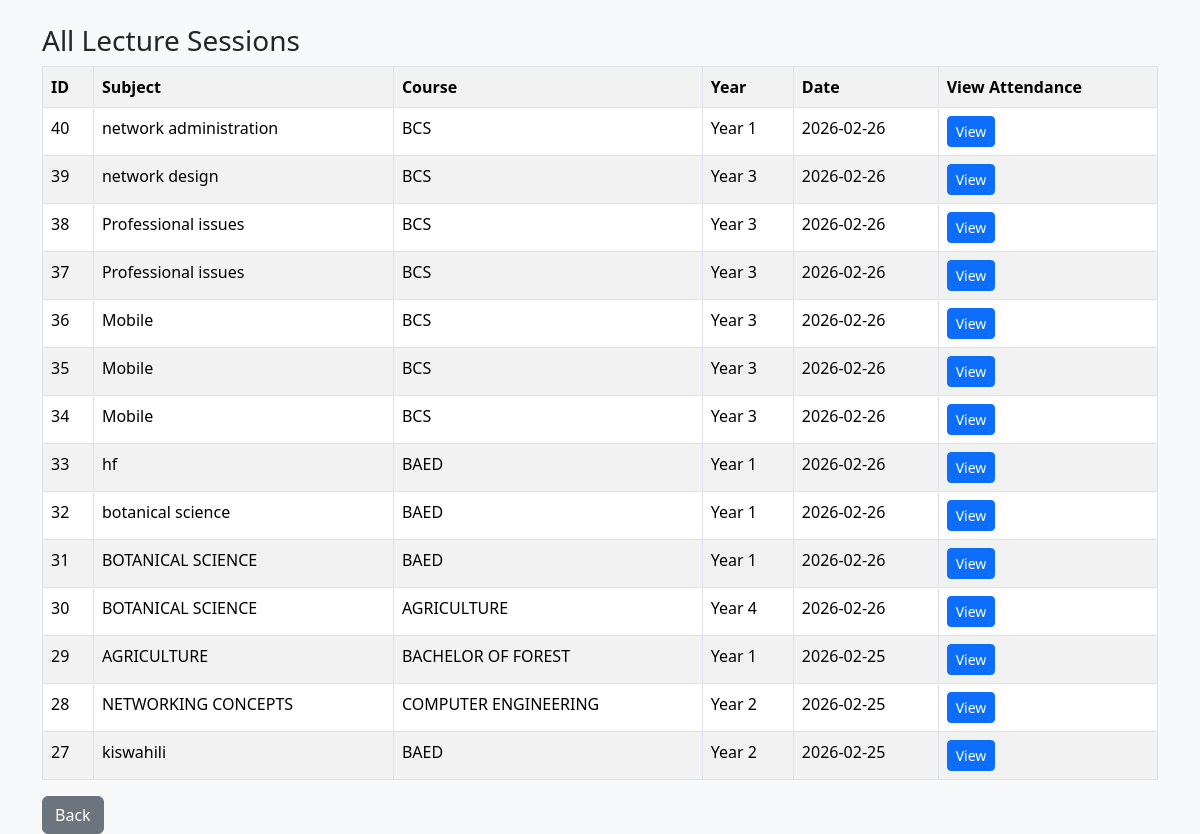
Screenshot of /admin/view_sessions.php (signed in) with the database file from the repository.
### tables this page shows
CREATE TABLE `sessions` (
  `id` int(11) NOT NULL,
  `subject` varchar(100) DEFAULT NULL,
  `course` varchar(100) DEFAULT NULL,
  `year_of_study` varchar(20) DEFAULT NULL,
  `session_date` date DEFAULT NULL,
  `created_at` datetime DEFAULT current_timestamp()
);

### admin/view_sessions.php (the view, shortened to what this page needs)
<?php
include "../config/database.php";
?>
<!DOCTYPE html>
<html>
<head>
<link href="https://cdn.jsdelivr.net/npm/bootstrap@5.3.2/dist/css/bootstrap.min.css" rel="stylesheet">
</head>
<body class="bg-light">
<div class="container mt-4">
<h3>All Lecture Sessions</h3>
<table class="table table-bordered table-striped">
<tr>
<th>ID</th>
<th>Subject</th>
<th>Course</th>
<th>Year</th>
<th>Date</th>
<th>View Attendance</th>
</tr>
<?php
$res = $conn->query("SELECT * FROM sessions ORDER BY id DESC");
while($row=$res->fetch_assoc()):
?>
<tr>
<td><?php echo $row['id']; ?></td>
<td><?php echo $row['subject']; ?></td>
<td><?php echo $row['course']; ?></td>
<td><?php echo $row['year_of_study']; ?></td>
<td><?php echo $row['session_date']; ?></td>
<td>
<a href="view_attendance.php?session_id=<?php echo $row['id']; ?>" class="btn btn-primary btn-sm">
View
</a>
</td>
</tr>
<?php endwhile; ?>
</table>
<a href="../lecturer/dashboard.php" class="btn btn-secondary">Back</a>
</div>
</body>
</html>

### rows the page displays
sessions: id "40", subject "network administration", course "BCS", year_of_study "Year 1", session_date "2026-02-26"
sessions: id "39", subject "network design", course "BCS", year_of_study "Year 3", session_date "2026-02-26"
sessions: id "38", subject "Professional issues", course "BCS", year_of_study "Year 3", session_date "2026-02-26"
sessions: id "37", subject "Professional issues", course "BCS", year_of_study "Year 3", session_date "2026-02-26"
sessions: id "36", subject "Mobile", course "BCS", year_of_study "Year 3", session_date "2026-02-26"
sessions: id "35", subject "Mobile", course "BCS", year_of_study "Year 3", session_date "2026-02-26"
sessions: id "34", subject "Mobile", course "BCS", year_of_study "Year 3", session_date "2026-02-26"
sessions: id "33", subject "hf", course "BAED", year_of_study "Year 1", session_date "2026-02-26"
sessions: id "32", subject "botanical science", course "BAED", year_of_study "Year 1", session_date "2026-02-26"
sessions: id "31", subject "BOTANICAL SCIENCE", course "BAED", year_of_study "Year 1", session_date "2026-02-26"
sessions: id "30", subject "BOTANICAL SCIENCE", course "AGRICULTURE", year_of_study "Year 4", session_date "2026-02-26"
sessions: id "29", subject "AGRICULTURE", course "BACHELOR OF FOREST", year_of_study "Year 1", session_date "2026-02-25"
sessions: id "28", subject "NETWORKING CONCEPTS", course "COMPUTER ENGINEERING", year_of_study "Year 2", session_date "2026-02-25"
sessions: id "27", subject "kiswahili", course "BAED", year_of_study "Year 2", session_date "2026-02-25"
